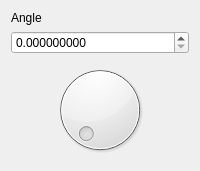
                               <widget class="QWidget" name="tab_16">
                                <attribute name="title">
                                 <string>Options</string>
                                </attribute>
                                <layout class="QGridLayout" name="gridLayout_25">
                                 <item row="0" column="0">
                                  <layout class="QGridLayout" name="gridLayout_26">
                                   <item row="0" column="0">
                                    <widget class="QLabel" name="label_23">
                                     <property name="text">
                                      <string>Angle</string>
                                     </property>
                                    </widget>
                                   </item>
                                   <item row="1" column="0">
                                    <widget class="QDoubleSpinBox" name="dspinbox_renderer_lighting_SpotLights_angle">
                                     <property name="decimals">
                                      <number>9</number>
                                     </property>
                                     <property name="maximum">
                                      <double>10000000000000.000000000000000</double>
                                     </property>
                                    </widget>
                                   </item>
                                   <item row="2" column="0">
                                    <widget class="QDial" name="dial_renderer_lighting_SpotLights_angle">
                                     <property name="sizePolicy">
                                      <sizepolicy hsizetype="Preferred" vsizetype="Preferred">
                                       <horstretch>0</horstretch>
                                       <verstretch>0</verstretch>
                                      </sizepolicy>
                                     </property>
                                     <property name="maximum">
                                      <number>180</number>
                                     </property>
                                     <property name="orientation">
                                      <enum>Qt::Orientation::Horizontal</enum>
                                     </property>
                                     <property name="invertedAppearance">
                                      <bool>false</bool>
                                     </property>
                                     <property name="invertedControls">
                                      <bool>false</bool>
                                     </property>
                                    </widget>
                                   </item>
                                  </layout>
                                 </item>
                                </layout>
                               </widget>
